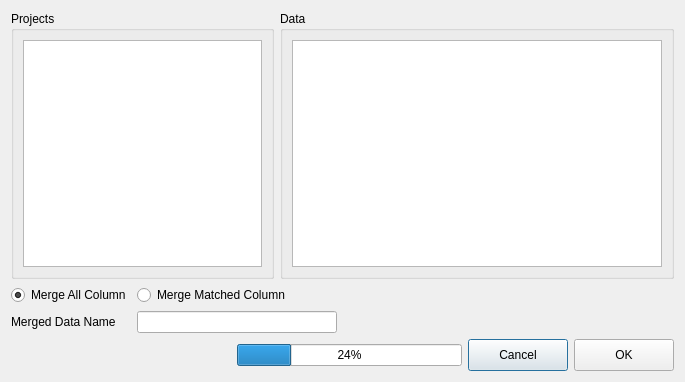
<?xml version="1.0" encoding="UTF-8"?>
<ui version="4.0">
 <class>MergeDataDialog</class>
 <widget class="QDialog" name="MergeDataDialog">
  <property name="geometry">
   <rect>
    <x>0</x>
    <y>0</y>
    <width>685</width>
    <height>382</height>
   </rect>
  </property>
  <property name="windowTitle">
   <string>Merge Data Dialog</string>
  </property>
  <layout class="QGridLayout" name="gridLayout_2">
   <item row="0" column="0" colspan="2">
    <widget class="QGroupBox" name="projectsGroupBox">
     <property name="title">
      <string>Projects</string>
     </property>
     <layout class="QGridLayout" name="gridLayout">
      <item row="0" column="0">
       <widget class="QListView" name="listView">
        <property name="minimumSize">
         <size>
          <width>200</width>
          <height>0</height>
         </size>
        </property>
        <property name="editTriggers">
         <set>QAbstractItemView::NoEditTriggers</set>
        </property>
        <property name="selectionMode">
         <enum>QAbstractItemView::SingleSelection</enum>
        </property>
        <property name="selectionBehavior">
         <enum>QAbstractItemView::SelectRows</enum>
        </property>
       </widget>
      </item>
     </layout>
    </widget>
   </item>
   <item row="0" column="2" colspan="2">
    <widget class="QGroupBox" name="dataGroupBox">
     <property name="title">
      <string>Data</string>
     </property>
     <layout class="QGridLayout" name="gridLayout_3">
      <item row="0" column="0" colspan="2">
       <widget class="QListView" name="listView_2">
        <property name="minimumSize">
         <size>
          <width>200</width>
          <height>0</height>
         </size>
        </property>
        <property name="editTriggers">
         <set>QAbstractItemView::NoEditTriggers</set>
        </property>
        <property name="selectionMode">
         <enum>QAbstractItemView::MultiSelection</enum>
        </property>
        <property name="selectionBehavior">
         <enum>QAbstractItemView::SelectRows</enum>
        </property>
       </widget>
      </item>
     </layout>
    </widget>
   </item>
   <item row="1" column="0">
    <widget class="QRadioButton" name="mergeallcol">
     <property name="text">
      <string>Merge All Column</string>
     </property>
     <property name="checked">
      <bool>true</bool>
     </property>
    </widget>
   </item>
   <item row="1" column="1" colspan="2">
    <widget class="QRadioButton" name="mergematchcol">
     <property name="text">
      <string>Merge Matched Column</string>
     </property>
    </widget>
   </item>
   <item row="1" column="3">
    <spacer name="horizontalSpacer">
     <property name="orientation">
      <enum>Qt::Horizontal</enum>
     </property>
     <property name="sizeHint" stdset="0">
      <size>
       <width>387</width>
       <height>20</height>
      </size>
     </property>
    </spacer>
   </item>
   <item row="2" column="0">
    <widget class="QLabel" name="label_4">
     <property name="text">
      <string>Merged Data Name</string>
     </property>
    </widget>
   </item>
   <item row="2" column="1" colspan="2">
    <widget class="QLineEdit" name="dataname">
     <property name="minimumSize">
      <size>
       <width>200</width>
       <height>20</height>
      </size>
     </property>
    </widget>
   </item>
   <item row="2" column="3">
    <spacer name="horizontalSpacer_2">
     <property name="orientation">
      <enum>Qt::Horizontal</enum>
     </property>
     <property name="sizeHint" stdset="0">
      <size>
       <width>448</width>
       <height>20</height>
      </size>
     </property>
    </spacer>
   </item>
   <item row="3" column="0" colspan="4">
    <layout class="QGridLayout" name="gridLayout_4">
     <item row="0" column="2">
      <widget class="QPushButton" name="cancelButton">
       <property name="minimumSize">
        <size>
         <width>100</width>
         <height>32</height>
        </size>
       </property>
       <property name="maximumSize">
        <size>
         <width>100</width>
         <height>32</height>
        </size>
       </property>
       <property name="text">
        <string>Cancel</string>
       </property>
      </widget>
     </item>
     <item row="0" column="0">
      <spacer name="horizontalSpacer_3">
       <property name="orientation">
        <enum>Qt::Horizontal</enum>
       </property>
       <property name="sizeHint" stdset="0">
        <size>
         <width>86</width>
         <height>20</height>
        </size>
       </property>
      </spacer>
     </item>
     <item row="0" column="3">
      <widget class="QPushButton" name="okButton">
       <property name="minimumSize">
        <size>
         <width>100</width>
         <height>32</height>
        </size>
       </property>
       <property name="maximumSize">
        <size>
         <width>100</width>
         <height>32</height>
        </size>
       </property>
       <property name="text">
        <string>OK</string>
       </property>
      </widget>
     </item>
     <item row="0" column="1">
      <widget class="QProgressBar" name="progressBar">
       <property name="value">
        <number>24</number>
       </property>
      </widget>
     </item>
    </layout>
   </item>
  </layout>
 </widget>
 <resources/>
 <connections/>
</ui>
